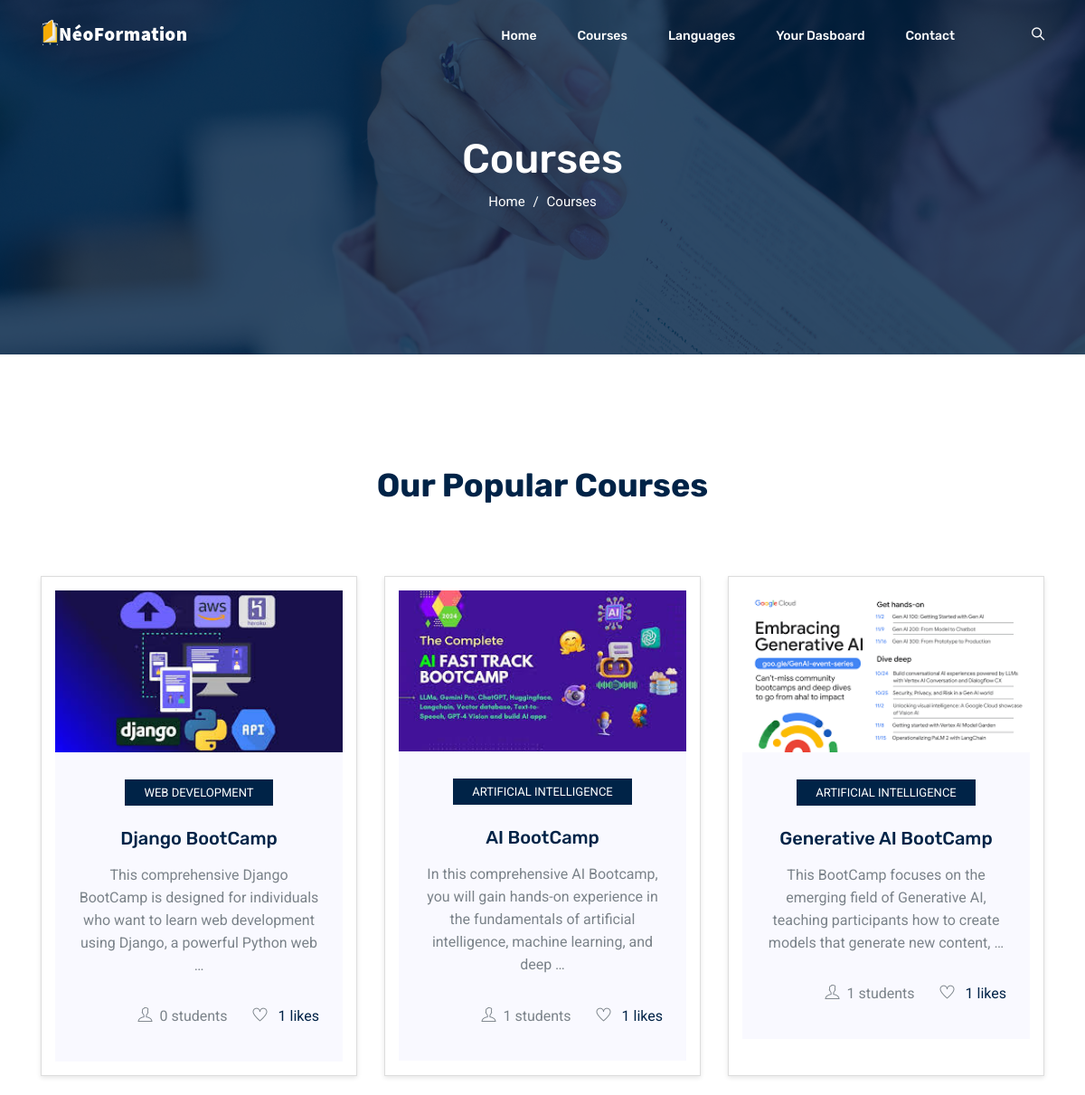
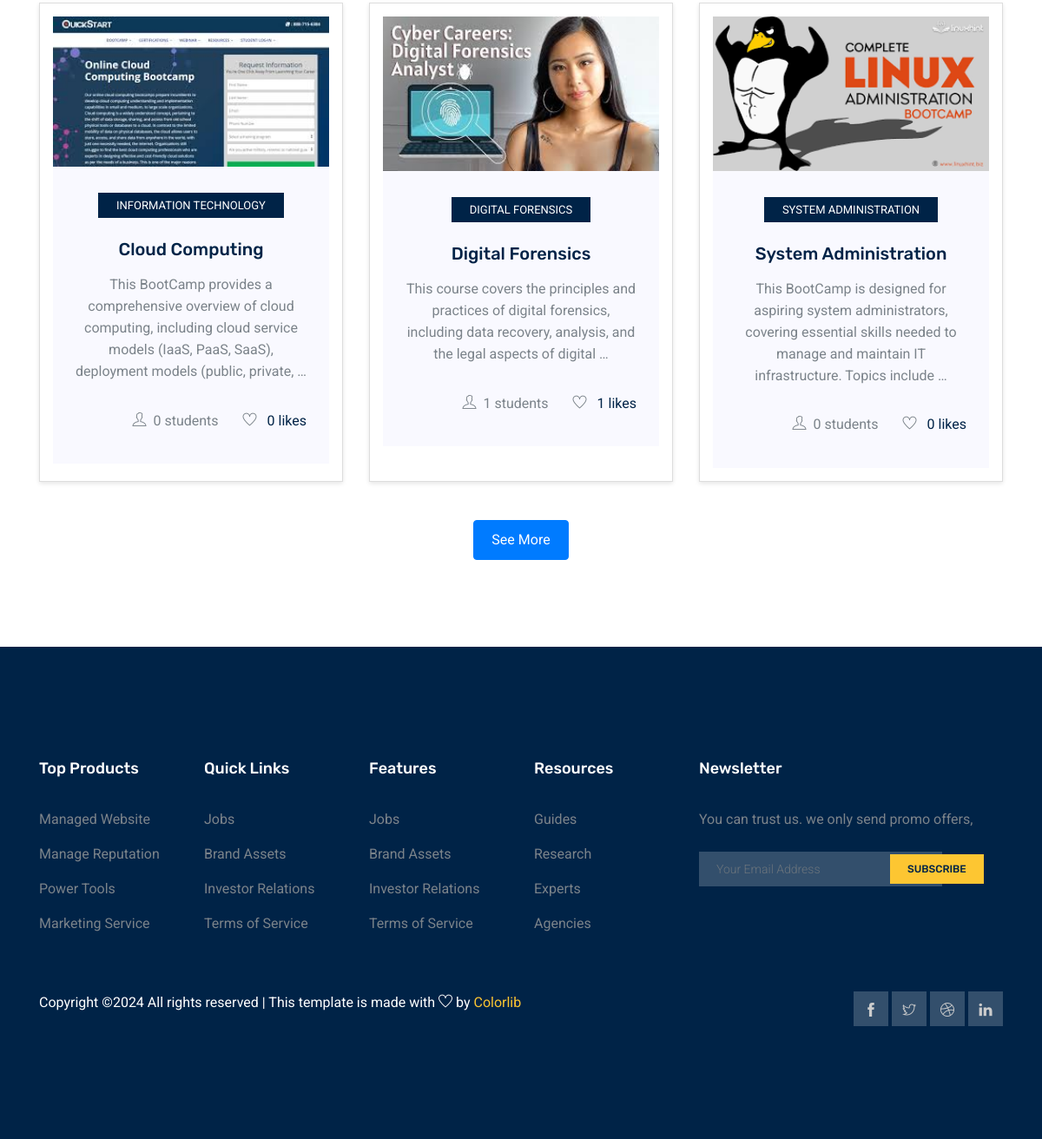
Screenshot of /courses with the database file from the repository (2 pictures, top to bottom).
### classes/models.py (models this page shows, shortened)
class Course(models.Model):
    title = models.CharField(max_length=255)
    google_meet_link = models.URLField(max_length=500)
    description = models.TextField(null=True,blank=True)
    price = models.DecimalField(max_digits=6, decimal_places=2,null=True)
    image = models.ImageField(upload_to='class_pictures/', null=True, blank=True)  # Class picture
    category = models.ForeignKey('Category', on_delete=models.CASCADE, null=True)
    lecturer = models.ForeignKey(User, on_delete=models.SET_NULL, null=True, related_name='lectured_courses')
    likes = models.ManyToManyField(User, related_name='liked_courses', blank=True)  # To track likes
    start_date = models.DateField()
    start_time = models.TimeField()
    end_date = models.DateField(null=True)
    end_time = models.TimeField(null=True)
    created_at = models.DateTimeField(auto_now_add=True)
    slug = models.SlugField(max_length=255, unique=True, null=True, blank=True)  # New slug field
    @property
    def enrollments(self):
        return Registration.objects.filter(course=self).count()
    @property
    def likes_count(self):
        return self.likes.count()

class Category(models.Model):
    name = models.CharField(max_length=100, unique=True)
    description = models.TextField(blank=True, null=True)
    created_at = models.DateTimeField(auto_now_add=True)

### classes/views.py (the view)
# urls.py: path('courses', views.courses, name="courses"),
def courses(request):
    courses = Course.objects.all()
    return render(request,"classes/courses.html",{'courses': courses})

### classes/templates/classes/courses.html (shortened to what this page needs)
{% extends "classes/base.html" %}
{% block header %}
{% include "classes/partials/class_detail_header.html" %}
{% endblock header %}
{% block content %}
<section class="banner_area">
    <div class="banner_inner d-flex align-items-center">
        <div class="overlay"></div>
        <div class="container">
            <div class="row justify-content-center">
                <div class="col-lg-6">
                    <div class="banner_content text-center">
                        <h2>Courses</h2>
                        <div class="page_link">
                            <a href="{% url "home" %}">Home</a>
                            <a href="{% url "courses" %}">Courses</a>
                        </div>
                    </div>
                </div>
            </div>
        </div>
    </div>
</section>
<div class="popular_courses section_gap_top">
    <div class="container">
        <div class="row justify-content-center">
            <div class="col-lg-5">
                <div class="main_title">
                    <h2 class="mb-3">Our Popular Courses</h2>
                </div>
            </div>
        </div>
        <div class="row">
            <div class="container">
                <div class="row" id="course-container">
                    {% for course in courses %}
                    <div
                        class="col-lg-4 col-md-6 col-sm-12 mb-4 single-course-wrapper {% if forloop.counter > 6 %}d-none more-courses{% endif %}">
                        <div class="single_course">
                            <div class="course_head">
                                <a href="{% url 'course_detail' course.slug %}">
                                    <img class="img-fluid" src="{{course.image.url}}" alt="{{ course.title }}" />
                                </a>
                            </div>
                            <div class="course_content">
                                <span class="tag mb-4 d-inline-block">{{ course.category.name }}</span>
                                <h4 class="mb-3">
                                    <a href="{% url 'course_detail' course.slug %}">{{ course.title }}</a>
                                </h4>
                                <p>{{ course.description|truncatewords:20 }}</p>
                                <div
                                    class="course_meta d-flex justify-content-lg-between align-items-lg-center flex-lg-row flex-column mt-4">
                                    <div class="authr_meta d-flex align-items-center">
                                    </div>
                                    <div class="mt-lg-0 mt-3">
                                        <span class="meta_info mr-4">
                                            <i class="ti-user mr-2"></i>{{ course.enrollments }} students
                                        </span>
                                        <span class="meta_info">
                                            <i class="ti-heart mr-2"></i>
                                            <a href="javascript:void(0);" class="like-btn"
                                                data-course-id="{{ course.id }}">
                                                <span id="like-count-{{ course.id }}">{{ course.likes_count }}</span>
                                                likes
                                            </a>
                                        </span>
                                    </div>
                                </div>
                            </div>
                        </div>
                    </div>
                    {% if forloop.counter == 6 %}
                </div>
                <div class="row">
                    <div class="col-12 text-center">
                        <button id="see-more-btn" class="btn btn-primary">See More</button>
                    </div>
                </div>
                    {% endif %}
                    {% endfor %}
            </div>
        </div>
    </div>
</div>
{% endblock content %}

### rows the page displays
Course: image (picture), category.name "WEB DEVELOPMENT", title "Django BootCamp", description "This comprehensive Django BootCamp is designed for individuals who want to learn web development using Django, a powerful Python web …", enrollments "0", likes_count "1"
Course: image (picture), category.name "ARTIFICIAL INTELLIGENCE", title "AI BootCamp", description "In this comprehensive AI Bootcamp, you will gain hands-on experience in the fundamentals of artificial intelligence, machine learning, and deep …", enrollments "1", likes_count "1"
Course: image (picture), category.name "ARTIFICIAL INTELLIGENCE", title "Generative AI BootCamp", description "This BootCamp focuses on the emerging field of Generative AI, teaching participants how to create models that generate new content, …", enrollments "1", likes_count "1"
Course: image (picture), category.name "INFORMATION TECHNOLOGY", title "Cloud Computing", description "This BootCamp provides a comprehensive overview of cloud computing, including cloud service models (IaaS, PaaS, SaaS), deployment models (public, private, …", enrollments "0", likes_count "0"
Course: image (picture), category.name "DIGITAL FORENSICS", title "Digital Forensics", description "This course covers the principles and practices of digital forensics, including data recovery, analysis, and the legal aspects of digital …", enrollments "1", likes_count "1"
Course: image (picture), category.name "SYSTEM ADMINISTRATION", title "System Administration", description "This BootCamp is designed for aspiring system administrators, covering essential skills needed to manage and maintain IT infrastructure. Topics include …", enrollments "0", likes_count "0", shows "See More"
